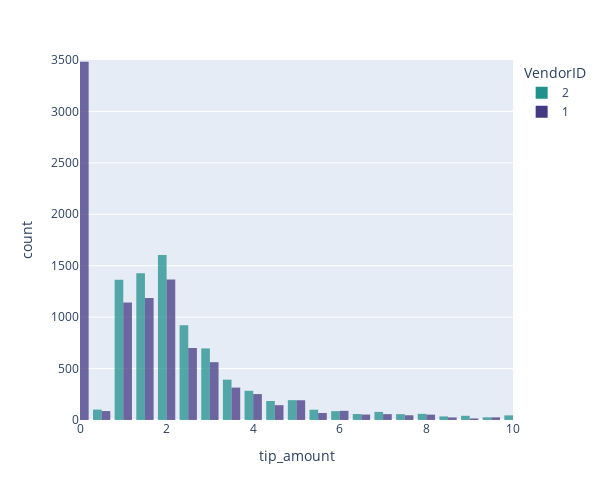

Notebook source saved alongside this figure:
### Code cell
px.histogram(data_frame = df, x = "tip_amount", title='',
             color='VendorID', color_discrete_map = {1:'#443983', 2:'#21918c'}, 
             range_x=(0,10), range_y=(0,3500), nbins=600, barmode=['group','overlay','relative'][0],
             width=600, height=500, opacity=0.75)

### Figure 1 — Plotly figure (JSON) as saved in the notebook; plotly's stock layout.template omitted (floating-point values rounded to 4 significant figures; data arrays with more than 128 entries replaced by an {"elided": "..."} marker saying what was removed)
{"data": [{"alignmentgroup": "True", "bingroup": "x", "hovertemplate": "VendorID=2<br>tip_amount=%{x}<br>count=%{y}<extra></extra>", "legendgroup": "2", "marker": {"color": "#21918c", "opacity": 0.75, "pattern": {"shape": ""}}, "name": "2", "nbinsx": 600, "offsetgroup": "2", "orientation": "v", "showlegend": true, "type": "histogram", "x": {"elided": "12626 float values"}, "xaxis": "x", "yaxis": "y"}, {"alignmentgroup": "True", "bingroup": "x", "hovertemplate": "VendorID=1<br>tip_amount=%{x}<br>count=%{y}<extra></extra>", "legendgroup": "1", "marker": {"color": "#443983", "opacity": 0.75, "pattern": {"shape": ""}}, "name": "1", "nbinsx": 600, "offsetgroup": "1", "orientation": "v", "showlegend": true, "type": "histogram", "x": {"elided": "10073 float values"}, "xaxis": "x", "yaxis": "y"}], "layout": {"barmode": "group", "height": 500, "legend": {"title": {"text": "VendorID"}, "tracegroupgap": 0}, "margin": {"t": 60}, "width": 600, "xaxis": {"anchor": "y", "domain": [0, 1], "range": [0, 10], "title": {"text": "tip_amount"}, "type": "linear"}, "yaxis": {"anchor": "x", "domain": [0, 1], "range": [0, 3500], "title": {"text": "count"}}}}
